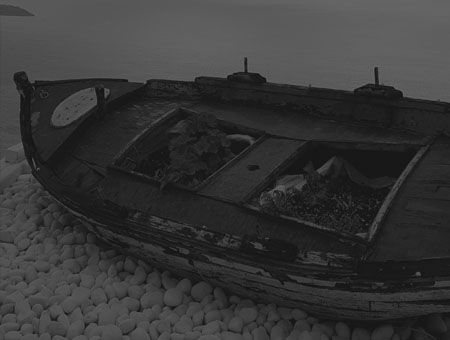
#> input picture images/chap05/minMax.jpg, 450 x 340 px
$ jupyter execute chapter5_3.ipynb   (shell and % lines are left out)
#> lines starting #> are read from the running program, lines starting #| are printed output that depends on the picture; after the words box and inside, x2 and y2 are one past the last pixel; in counts of white or black regions, pixels touching at a corner belong together; long printed decimals are rounded
### show_image.py
import cv2
import matplotlib.pyplot as plt

# [17 lines left out: function show_rgb_image, not called in this run]

def show_images(images, size):
    conversion=cv2.COLOR_BGR2RGB
    items_count = len(images.keys())

    fig = plt.figure(figsize=(size, size))

    for index, (title, image) in enumerate(images.items()):
        #w, h = image.shape[:2]

        plt.subplot(1, items_count, index + 1)

        image = cv2.cvtColor(image, conversion)
        plt.imshow(image)
        plt.xticks([])
        plt.yticks([])
        if title is not None:
            plt.title(title, fontdict = {'fontsize': size})

    plt.show()

### chapter5_3.ipynb
[cell 1]
import numpy as np
import cv2
from show_image import show_rgb_image
from show_image import show_images

---

- ## 최댓값, 최솟값 연산

<br>

- ### cv2.min(src1, src2)
    - #### 두 배열 원소마다 비교하여 작은 값을 출력

- ### cv2.max(src2, src2)
    - #### 두 배열 원소마다 비교하여 큰 값을 출력

[cell 2]
arr = np.random.randint(1, 100, 15)
arr = arr.reshape((3, 5))
print(arr)
print()

print("cv2.min(arr, 30)")
print(cv2.min(arr, 30))
print()

print("cv2.max(arr, 30)")
print(cv2.max(arr, 30))
print()

- ### cv2.minMaxLoc(src)
  - #### (최솟값, 최댓값, 최솟값 위치, 최대값 위치) 출력\
  - #### 각 위치값 (x, y) 형태로 출력

[cell 3]
print(arr)
print()

cv2.minMaxLoc(arr)

---

- ## 최대, 최소값 이용한 대비 조절
    - #### 1. 화소의 최소값을 0으로 맞추기
        - #### 전체 화소에서 화소의 최소값을 빼줌
    - #### 2. 화소의 범위가 (0~최댓값-최솟값)으로 줄어듬
    - #### 3. 줄어든 화소의 범위를 다시 (0~255)로 바꿔줌

[cell 4]
image = cv2.imread("./images/chap05/minMax.jpg", cv2.IMREAD_GRAYSCALE)
#> image is the input picture: shape (340, 450); min 13, max 107, mean 54.6

min_val, max_val, _, _ = cv2.minMaxLoc(image)
#> min_val = 13; max_val = 107

image = np.uint8(image - min_val)

ratio = (255 / (max_val - min_val))
#> ratio = 2.71
new_image = np.uint8(np.round(image * ratio))
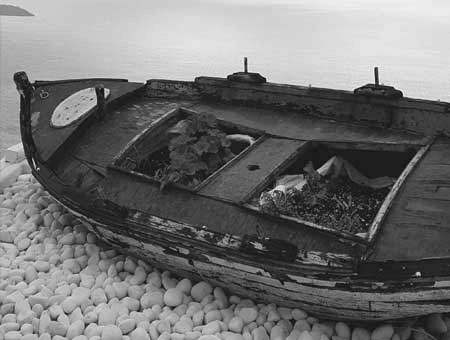
#> new_image: shape (340, 450); min 0, max 255, mean 112.9

print("원본 영상 최소값: {0}, 최대값: {1}".format(min_val, max_val))
#| 원본 영상 최소값: 13.0, 최대값: 107.0

new_min, new_max, _, _ = cv2.minMaxLoc(new_image)
#> new_min = 0; new_max = 255
print("수정 영상 최소값: {0}, 최대값: {1}".format(new_min, new_max))
#| 수정 영상 최소값: 0.0, 최대값: 255.0

show_images({"before": image, "after": new_image}, 15)
#> in show_images, `items_count = len(images.keys())`: items_count = 2
#> the loop in show_images, `for index, (title, image) in enumerate(images.items()):` made 2 passes
#> title on passes 1 to 2: 'before', 'after'
#> in show_images, `plt.show()`:
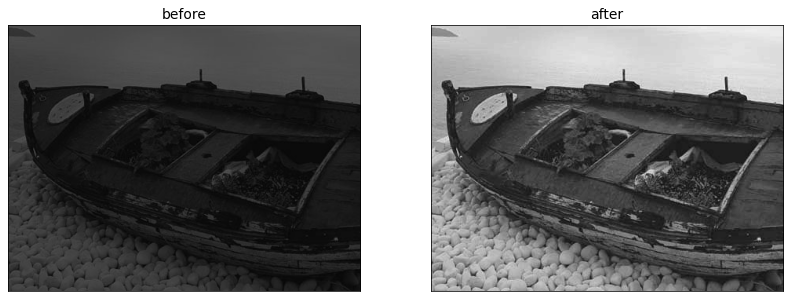
#> figure drawn by matplotlib, 2 panels

---

- ## 컬러 채널별 통계함수
    - #### cv2.sumElems(array)
        - ##### 각 채널별 합
    - #### cv2.mean(array, mask)
        - ##### 각 채널별 평균
    - #### cv2.meanStdDev(array)
        - ##### 각 채널별 평균, 표준편차

[cell 5]
image = cv2.imread("./images/chap05/sum_test.jpg", cv2.IMREAD_COLOR)
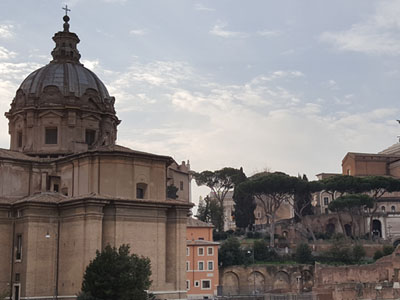
#> input picture images/chap05/sum_test.jpg, 400 x 300 px
#> image is the input picture: shape (300, 400, 3); mean B, G, R 132.2, 132.3, 137.3

mask_region = ((60, 160), (20, 120))
mask = np.zeros(image.shape[:2], dtype="uint8")
y_start, y_end = mask_region[0]
x_start, x_end = mask_region[1]
mask[y_start: y_end, x_start: x_end] = 255

sum_value = cv2.sumElems(image)
#> sum_value = (15865577, 15880547, 16470875, 0)
print("sum_value: ", sum_value)
#| sum_value:  (15865577.0, 15880547.0, 16470875.0, 0.0)

mean_value = cv2.mean(image)
#> mean_value = (132.2, 132.3, 137.3, 0)
print("mean_value: ", mean_value)
#| mean_value:  (132.213, 132.338, 137.257, 0.0)

masked_mean_value = cv2.mean(image, mask)
#> masked_mean_value = (80.27, 81.6, 90.32, 0)
print("masked_mean_value: ", masked_mean_value)
#| masked_mean_value:  (80.265, 81.597, 90.3211, 0.0)

show_images({"mask": mask, "image": image}, 15)
#> the loop in show_images (call 2), `for index, (title, image) in enumerate(images.items()):` made 2 passes
#> pass 1, in show_images (call 2), `image = cv2.cvtColor(image, conversion)`:
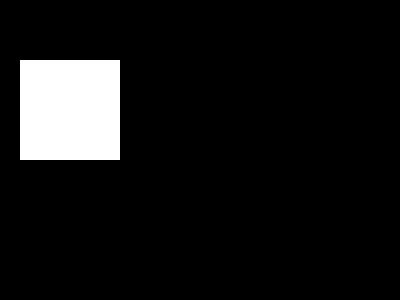
#> image: shape (300, 400, 3); 8.3% white; 1 white region, box (x1, y1, x2, y2) and area: (20, 60, 120, 160) 10000
